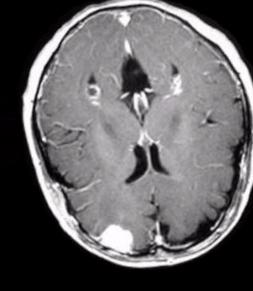
#> input picture Research/tumorous_and_nontumorous/train/tumorous/aug_Y_155_0_8328.jpg, 253 x 291 px, found by its file name
$ jupyter execute --allow-errors Brain_Tumor_EDA.ipynb   (shell and % lines are left out)
#> lines starting #> are read from the running program, lines starting #| are printed output that depends on the picture; after the words box and inside, x2 and y2 are one past the last pixel; in counts of white or black regions, pixels touching at a corner belong together
[cell 1]
import os
import shutil
import numpy as np
import pandas as pd
import matplotlib.pyplot as plt
import seaborn as sns
import matplotlib.image as mpimg

# Optional: for inline plotting in Jupyter

# Set plot style
plt.style.use('ggplot')

[cell 2]
# Dataset
import zipfile

#> (the rest of this cell did not finish here and is left out)

[cell 3]
folder = '/Users/mac/Downloads/Brain-Tumor-Detection/Research/brain_tumor_dataset/yes/'
count = 1

#> (the rest of this cell did not finish here and is left out)

[cell 4]
folder = '/Users/mac/Downloads/Brain-Tumor-Detection/Research/brain_tumor_dataset/no/'
count = 1

for filename in os.listdir(folder):
    source = folder + filename
    destination = folder + "N_" +str(count)+".jpg"
    os.rename(source, destination)
    count+=1
#> pass 2 of the loop `for filename in os.listdir(folder):`:
#> pass 3 of the loop `for filename in os.listdir(folder):`:
print("All files are renamed in the no dir.")

#> (a cell that did not finish here is left out)

#> (a cell that did not finish here is left out)

[cell 7]
# Data Augmentation
# 155(61%), 98(39%)
# imbalance

[cell 8]
import tensorflow as tf
from tensorflow.keras.preprocessing.image import ImageDataGenerator
from tensorflow.keras.models import Model
from tensorflow.keras.layers import Flatten, Dense, Dropout
from tensorflow.keras.applications.vgg19 import VGG19
from tensorflow.keras.optimizers import SGD, Adam
from tensorflow.keras.callbacks import ModelCheckpoint, EarlyStopping, ReduceLROnPlateau

[cell 9]
def timing(sec_elapsed):
    h = int(sec_elapsed / (60*60))
    m = int(sec_elapsed % (60*60) / 60)
    s = sec_elapsed % 60
    return f"{h}:{m}:{s}"

[cell 10]
import cv2

def augmented_data(file_dir, n_generated_samples, save_to_dir):
    data_gen = ImageDataGenerator(rotation_range=10,
                      width_shift_range=0.1,
                      height_shift_range=0.1,
                      shear_range=0.1,
                      brightness_range=(0.3, 1.0),
                      horizontal_flip=True,
                      vertical_flip=True,
                      fill_mode='nearest')
    for filename in os.listdir(file_dir):
        image = cv2.imread(file_dir + '/' + filename)
        image = image.reshape((1,) + image.shape)
        save_prefix = 'aug_' + filename[:-4]
        i=0
        for batch in data_gen.flow(x = image, batch_size = 1, save_to_dir = save_to_dir, save_prefix = save_prefix, save_format = "jpg"):
            i+=1
            if i>n_generated_samples:
                break

[cell 11]
import time
start_time = time.time()

yes_path = '/Users/mac/Downloads/Brain-Tumor-Detection/Research/brain_tumor_dataset/yes/'
no_path = '/Users/mac/Downloads/Brain-Tumor-Detection/Research/brain_tumor_dataset/no/'
augmented_data_path = '/Users/mac/Downloads/Brain-Tumor-Detection/Research/augmented_data'

# Make sure the folders exist first
os.makedirs(augmented_data_path + '/yes', exist_ok=True)
os.makedirs(augmented_data_path + '/no', exist_ok=True)

augmented_data(file_dir = yes_path, n_generated_samples=6, save_to_dir=augmented_data_path+'/yes')
#> (the call stopped at in augmented_data, `data_gen = ImageDataGenerator(rotation_range=10, width_shift_range=0.1..`: tensorflow is not available in this run)
augmented_data(file_dir = no_path, n_generated_samples=9, save_to_dir=augmented_data_path+'/no')
#> (the call stopped at in augmented_data, `data_gen = ImageDataGenerator(rotation_range=10, width_shift_range=0.1..`: tensorflow is not available in this run)

end_time = time.time()
execution_time = end_time - start_time
print(timing(execution_time))
#> further down, img is the input picture: shape (291, 253, 3); mean B, G, R 100, 98.4, 99.8

[cell 12]
def data_summary(main_path):
    yes_path = "augmented_data/yes/"
    no_path = "augmented_data/no/"

    n_pos = len(os.listdir(yes_path))
    n_neg = len(os.listdir(no_path))

    n = (n_pos + n_neg)

    pos_per = (n_pos*100)/n
    neg_per = (n_neg*100)/n

    print(f"Number of sample: {n}")
    print(f"{n_pos} Number of positive sample in percentage: {pos_per}%")
    print(f"{n_neg} Number of negative sample in percentage: {neg_per}%")

#> (a cell that did not finish here is left out)

#> (a cell that did not finish here is left out)

#> (a cell that did not finish here is left out)

[cell 16]
# Data Preprocessing

[cell 17]
# Convert BGR TO GRAY
# GaussianBlur
# Threshold
# Erode
# Dilate
# Find Contours

[cell 18]
import cv2
import imutils
def crop_brain_tumor(image, plot=False):
#> called with plot = True
    gray = cv2.cvtColor(image, cv2.COLOR_BGR2GRAY)
    gray = cv2.GaussianBlur(gray, (5,5), 0)
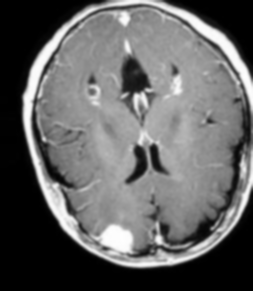
#> gray: shape (291, 253); min 0, max 254, mean 99.1

    thres = cv2.threshold(gray, 45, 255, cv2.THRESH_BINARY)[1]
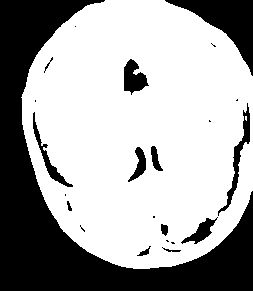
#> thres: shape (291, 253); 65.5% white; 23 black regions (10 under 20 px), largest, box (x1, y1, x2, y2) and area: (0, 0, 253, 291) 20389, (165, 0, 253, 76) 2392, (218, 103, 250, 216) 601
    thres =cv2.erode(thres, None, iterations = 2)
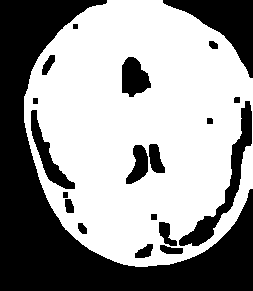
#> thres: shape (291, 253); 59.2% white; 20 black regions, largest, box (x1, y1, x2, y2) and area: (0, 0, 253, 291) 21708, (163, 0, 253, 78) 2724, (179, 101, 252, 246) 1891
    thres = cv2.dilate(thres, None, iterations = 2)
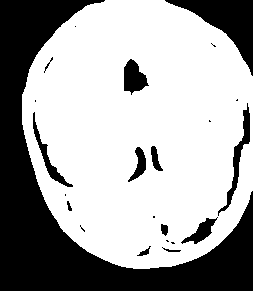
#> thres: shape (291, 253); 65.4% white; 23 black regions (10 under 20 px)

    cnts = cv2.findContours(thres.copy(), cv2.RETR_EXTERNAL, cv2.CHAIN_APPROX_SIMPLE)
#> cnts = 1 contour; box (x1, y1, x2, y2) and area: (22, 0, 253, 269) 50472
    cnts = imutils.grab_contours(cnts)
    c = max(cnts, key = cv2.contourArea)
#> c = contour of 321 points, box (x1, y1, x2, y2) (22, 0, 253, 269), area 50472

    extLeft = tuple(c[c[:,:,0].argmin()][0])
#> extLeft = (22, 94)
    extRight = tuple(c[c[:,:,0].argmax()][0])
#> extRight = (252, 190)
    extTop = tuple(c[c[:,:,1].argmin()][0])
#> extTop = (105, 0)
    extBot = tuple(c[c[:,:,1].argmax()][0])
#> extBot = (133, 268)

    new_image = image[extTop[1]:extBot[1], extLeft[0]:extRight[0]]
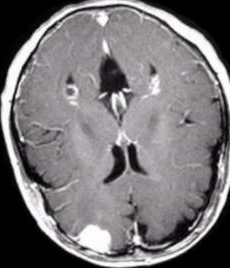
#> new_image: shape (268, 230, 3); mean B, G, R 119, 117.1, 118.8

    if plot:
        plt.figure()
        plt.subplot(1, 2, 1)
        plt.imshow(image)

        plt.tick_params(axis='both', which='both',
                        top=False, bottom=False, left=False, right=False,
                        labelbottom=False, labeltop=False, labelleft=False, labelright=False)

        plt.title('Original Image')

        plt.subplot(1, 2, 2)
        plt.imshow(new_image)

        plt.tick_params(axis='both', which='both',
                        top=False, bottom=False, left=False, right=False,
                        labelbottom=False, labeltop=False, labelleft=False, labelright=False)

        plt.title('Cropped Image')
        plt.show()
#> figure, not shown here; B, G, R data is drawn as R, G, B
    return new_image

[cell 19]
img = cv2.imread('/Users/mac/Downloads/Brain-Tumor-Detection/Research/augmented_data/yes/aug_Y_155_0_8328.jpg')
crop_brain_tumor(img, True)

[cell 20]
img = cv2.imread('/Users/mac/Downloads/Brain-Tumor-Detection/Research/augmented_data/no/aug_N_98_0_472.jpg')
#> (the rest of this cell did not finish here and is left out)


[cell 21]
folder1 = '/Users/mac/Downloads/Brain-Tumor-Detection/Research/augmented_data/no/'
folder2 = '/Users/mac/Downloads/Brain-Tumor-Detection/Research/augmented_data/yes/'

for filename in os.listdir(folder1):
    img = cv2.imread(folder1 + filename)
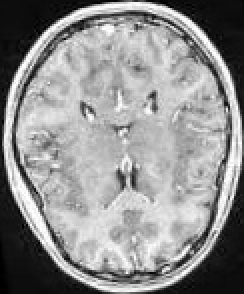
#> input picture Research/augmented_data/no/aug_N_12_0_1564.jpg, 122 x 147 px, found by its file name (shown 2 times larger)
#> img is the input picture: shape (147, 122, 3); min 0, max 255, mean 143.7
    img = crop_brain_tumor(img, False)
#> call 3 of crop_brain_tumor, with plot = False
#> in crop_brain_tumor (call 3), `gray = cv2.GaussianBlur(gray, (5,5), 0)`:
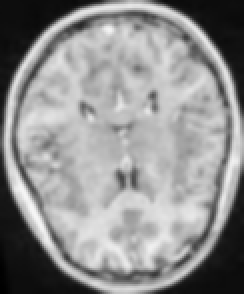
#> gray: shape (147, 122) (shown 2 times larger); min 0, max 246, mean 144
#> in crop_brain_tumor (call 3), `thres = cv2.threshold(gray, 45, 255, cv2.THRESH_BINARY)[1]`:
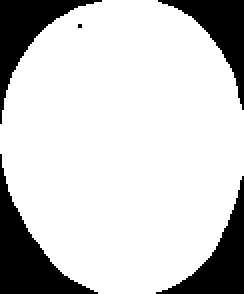
#> thres: shape (147, 122) (shown 2 times larger); 80.3% white; 5 black regions (1 under 20 px), largest, box (x1, y1, x2, y2) and area: (0, 77, 49, 147) 1107, (0, 0, 51, 62) 854, (78, 88, 122, 147) 823, (79, 0, 122, 55) 747
#> in crop_brain_tumor (call 3), `thres =cv2.erode(thres, None, iterations = 2)`:
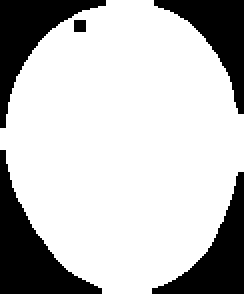
#> thres: shape (147, 122) (shown 2 times larger); 75.2% white; 5 black regions
#> in crop_brain_tumor (call 3), `cnts = cv2.findContours(thres.copy(), cv2.RETR_EXTERNAL, cv2.CHAIN_APP..`: cnts = 1 contour; box (x1, y1, x2, y2) and area: (0, 0, 122, 147) 14208
#> in crop_brain_tumor (call 3), `c = max(cnts, key = cv2.contourArea)`: c = contour of 180 points, box (x1, y1, x2, y2) (0, 0, 122, 147), area 14208
#> in crop_brain_tumor (call 3), `extLeft = tuple(c[c[:,:,0].argmin()][0])`: extLeft = (0, 62)
#> in crop_brain_tumor (call 3), `extRight = tuple(c[c[:,:,0].argmax()][0])`: extRight = (121, 87)
#> in crop_brain_tumor (call 3), `extTop = tuple(c[c[:,:,1].argmin()][0])`: extTop = (51, 0)
#> in crop_brain_tumor (call 3), `extBot = tuple(c[c[:,:,1].argmax()][0])`: extBot = (49, 146)
#> in crop_brain_tumor (call 3), `new_image = image[extTop[1]:extBot[1], extLeft[0]:extRight[0]]`:
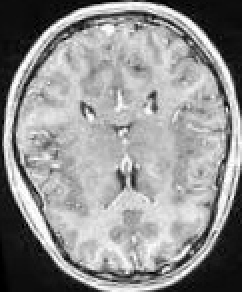
#> new_image: shape (146, 121, 3) (shown 2 times larger); min 0, max 255, mean 145.5
    cv2.imwrite(folder1 + filename, img)
#> pass 2 of the loop `for filename in os.listdir(folder1):`:
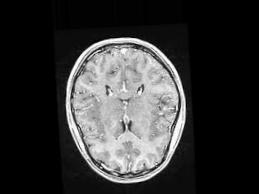
#> input picture Research/augmented_data/no/aug_N_12_0_7482.jpg, 259 x 194 px, found by its file name
#> img is the input picture: shape (194, 259, 3); min 0, max 255, mean 52.8
#> in crop_brain_tumor (call 4), `thres =cv2.erode(thres, None, iterations = 2)`:
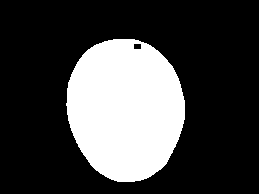
#> thres: shape (194, 259); 26.5% white; 1 white region, box (x1, y1, x2, y2) and area: (66, 39, 185, 182) 13302
#> cnts = 1 contour; box (x1, y1, x2, y2) and area: (64, 37, 187, 184) 14206
#> c = contour of 190 points, box (x1, y1, x2, y2) (64, 37, 187, 184), area 14206
#> extLeft = (64, 101)
#> extRight = (186, 121)
#> extTop = (111, 37)
#> extBot = (115, 183)
#> in crop_brain_tumor (call 4), `new_image = image[extTop[1]:extBot[1], extLeft[0]:extRight[0]]`:
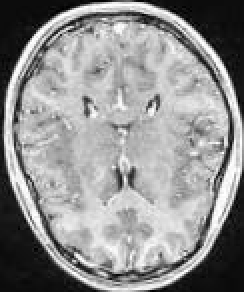
#> new_image: shape (146, 122, 3) (shown 2 times larger); min 0, max 255, mean 144.7
#> pass 3 of the loop `for filename in os.listdir(folder1):`:
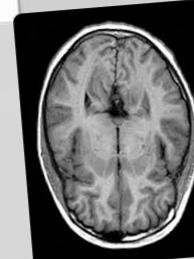
#> input picture Research/augmented_data/no/aug_N_13_0_1204.jpg, 194 x 259 px, found by its file name
#> img is the input picture: shape (259, 194, 3); min 0, max 255, mean 107.7
#> cnts = 3 contours, 1 with area under 20; largest, box (x1, y1, x2, y2) and area: (36, 21, 194, 250) 29260, (0, 0, 168, 259) 6970
#> c = contour of 260 points, box (x1, y1, x2, y2) (36, 21, 194, 250), area 29260
#> extLeft = (36, 123)
#> extRight = (193, 187)
#> extTop = (106, 21)
#> extBot = (111, 249)
#> in crop_brain_tumor (call 5), `new_image = image[extTop[1]:extBot[1], extLeft[0]:extRight[0]]`:
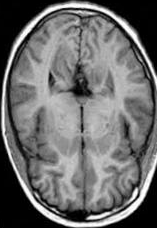
#> new_image: shape (228, 157, 3); min 0, max 255, mean 108.1
#> (the rest of this cell did not finish here and is left out)
